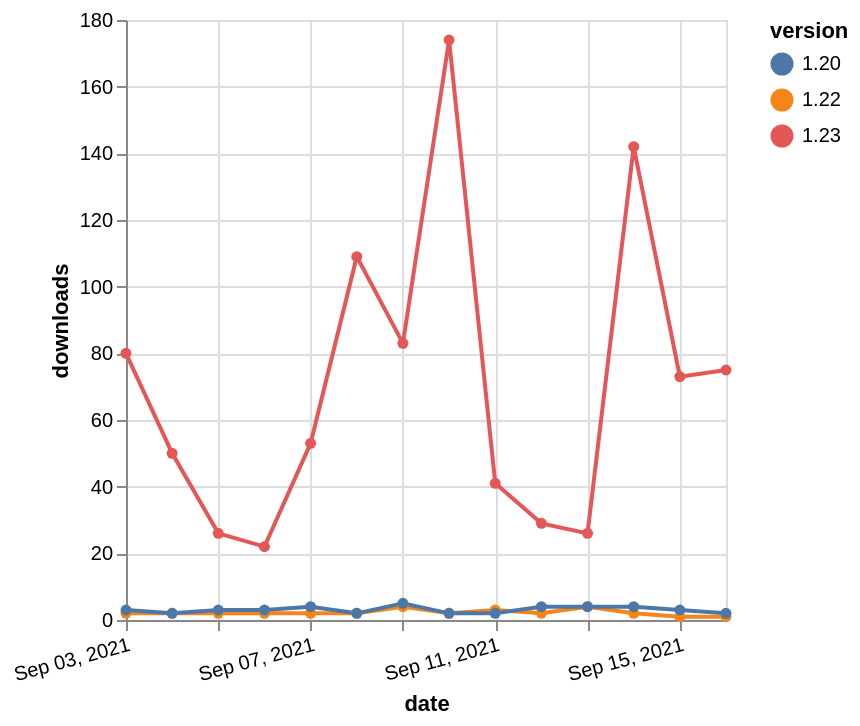

Source (Vega-Lite JSON):
### Vega-Lite specification from a JSON file in a GitHub repository (floating-point values rounded to 4 significant figures)
{"$schema": "https://vega.github.io/schema/vega-lite/v5.json", "description": "A simple bar chart with embedded data.", "data": {"values": [{"date": "2021-09-03", "total": 8357, "delta": 2, "version": "1.22"}, {"date": "2021-09-04", "total": 8359, "delta": 2, "version": "1.22"}, {"date": "2021-09-05", "total": 8361, "delta": 2, "version": "1.22"}, {"date": "2021-09-06", "total": 8363, "delta": 2, "version": "1.22"}, {"date": "2021-09-07", "total": 8365, "delta": 2, "version": "1.22"}, {"date": "2021-09-08", "total": 8367, "delta": 2, "version": "1.22"}, {"date": "2021-09-09", "total": 8371, "delta": 4, "version": "1.22"}, {"date": "2021-09-10", "total": 8373, "delta": 2, "version": "1.22"}, {"date": "2021-09-11", "total": 8376, "delta": 3, "version": "1.22"}, {"date": "2021-09-12", "total": 8378, "delta": 2, "version": "1.22"}, {"date": "2021-09-13", "total": 8382, "delta": 4, "version": "1.22"}, {"date": "2021-09-14", "total": 8384, "delta": 2, "version": "1.22"}, {"date": "2021-09-15", "total": 8385, "delta": 1, "version": "1.22"}, {"date": "2021-09-16", "total": 8386, "delta": 1, "version": "1.22"}, {"date": "2021-09-03", "total": 19466, "delta": 3, "version": "1.20"}, {"date": "2021-09-04", "total": 19468, "delta": 2, "version": "1.20"}, {"date": "2021-09-05", "total": 19471, "delta": 3, "version": "1.20"}, {"date": "2021-09-06", "total": 19474, "delta": 3, "version": "1.20"}, {"date": "2021-09-07", "total": 19478, "delta": 4, "version": "1.20"}, {"date": "2021-09-08", "total": 19480, "delta": 2, "version": "1.20"}, {"date": "2021-09-09", "total": 19485, "delta": 5, "version": "1.20"}, {"date": "2021-09-10", "total": 19487, "delta": 2, "version": "1.20"}, {"date": "2021-09-11", "total": 19489, "delta": 2, "version": "1.20"}, {"date": "2021-09-12", "total": 19493, "delta": 4, "version": "1.20"}, {"date": "2021-09-13", "total": 19497, "delta": 4, "version": "1.20"}, {"date": "2021-09-14", "total": 19501, "delta": 4, "version": "1.20"}, {"date": "2021-09-15", "total": 19504, "delta": 3, "version": "1.20"}, {"date": "2021-09-16", "total": 19506, "delta": 2, "version": "1.20"}, {"date": "2021-09-03", "total": 72196, "delta": 80, "version": "1.23"}, {"date": "2021-09-04", "total": 72246, "delta": 50, "version": "1.23"}, {"date": "2021-09-05", "total": 72272, "delta": 26, "version": "1.23"}, {"date": "2021-09-06", "total": 72294, "delta": 22, "version": "1.23"}, {"date": "2021-09-07", "total": 72347, "delta": 53, "version": "1.23"}, {"date": "2021-09-08", "total": 72456, "delta": 109, "version": "1.23"}, {"date": "2021-09-09", "total": 72539, "delta": 83, "version": "1.23"}, {"date": "2021-09-10", "total": 72713, "delta": 174, "version": "1.23"}, {"date": "2021-09-11", "total": 72754, "delta": 41, "version": "1.23"}, {"date": "2021-09-12", "total": 72783, "delta": 29, "version": "1.23"}, {"date": "2021-09-13", "total": 72809, "delta": 26, "version": "1.23"}, {"date": "2021-09-14", "total": 72951, "delta": 142, "version": "1.23"}, {"date": "2021-09-15", "total": 73024, "delta": 73, "version": "1.23"}, {"date": "2021-09-16", "total": 73099, "delta": 75, "version": "1.23"}]}, "width": "container", "mark": {"type": "line", "point": {"filled": true}}, "encoding": {"x": {"field": "date", "type": "temporal", "timeUnit": "yearmonthdate", "title": "date", "axis": {"labelAngle": -15}}, "y": {"field": "delta", "type": "quantitative", "title": "downloads"}, "color": {"field": "version", "type": "nominal"}, "tooltip": {"field": "delta"}}}
